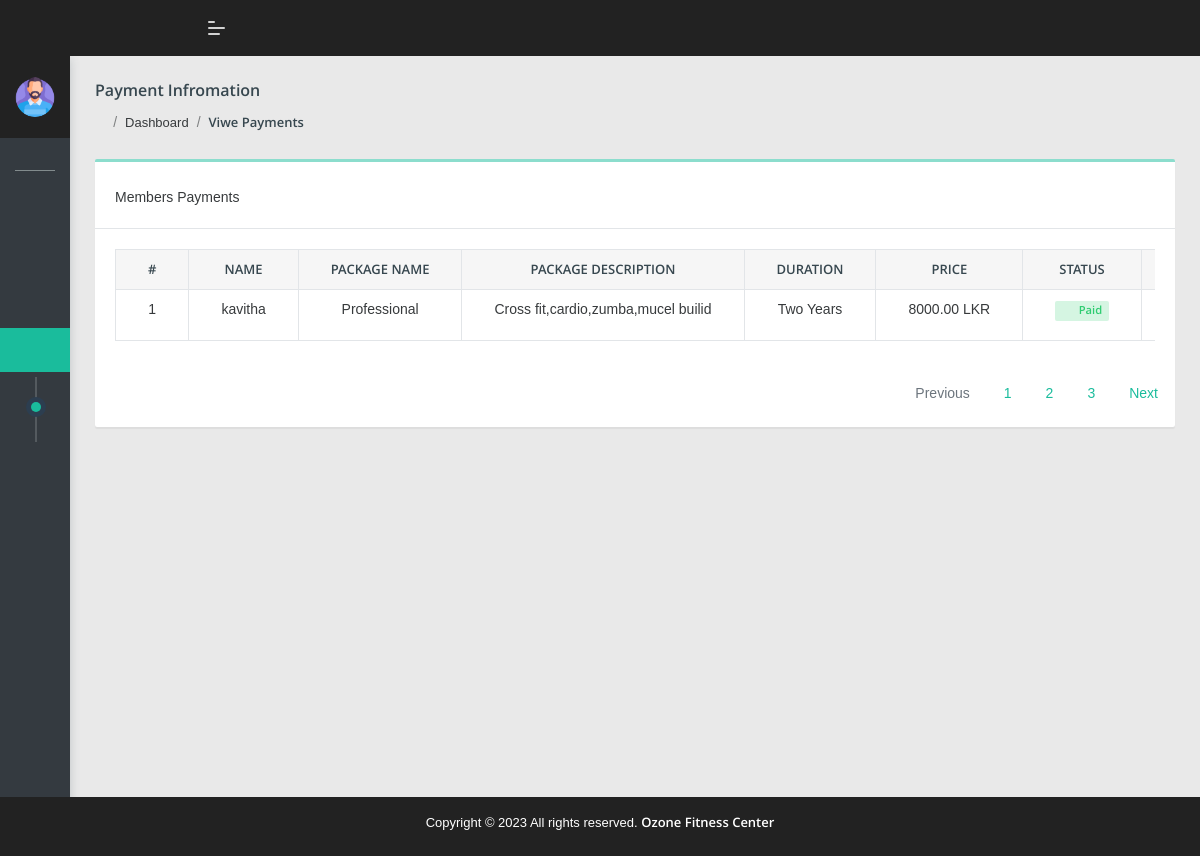
Screenshot of /admin/viwe_payments.php (signed in) with the database file from the repository.
### tables this page shows
CREATE TABLE `payment` (
  `payment_id` int(13) NOT NULL,
  `package_id` int(13) NOT NULL,
  `package_desc` varchar(100) NOT NULL,
  `package_validity` varchar(40) NOT NULL,
  `package_amount` int(10) NOT NULL,
  `card_owner_name` varchar(100) NOT NULL,
  `card_number` varchar(20) NOT NULL,
  `card_expiration` date NOT NULL,
  `card_cvv` int(4) NOT NULL,
  `card_type` varchar(20) NOT NULL,
  `u_id` int(13) NOT NULL,
  `status` varchar(20) NOT NULL,
  `paid_date` date NOT NULL DEFAULT current_timestamp()
);

CREATE TABLE `user` (
  `id` int(13) NOT NULL,
  `first_name` varchar(100) NOT NULL,
  `last_name` varchar(100) NOT NULL,
  `email` varchar(100) NOT NULL,
  `gender` varchar(20) NOT NULL,
  `address` varchar(100) NOT NULL,
  `tpnumber` varchar(20) NOT NULL,
  `body_type` varchar(50) NOT NULL,
  `age` int(11) NOT NULL,
  `height` double NOT NULL,
  `weight` double NOT NULL,
  `password` varchar(40) NOT NULL,
  `last_login` datetime NOT NULL,
  `is_deleted` tinyint(1) NOT NULL
);

CREATE TABLE `package` (
  `p_id` int(13) NOT NULL,
  `package_name` varchar(20) NOT NULL,
  `package_dec` varchar(100) NOT NULL,
  `validity` varchar(20) NOT NULL,
  `amount` int(10) NOT NULL,
  `active` varchar(10) NOT NULL
);

### admin/viwe_payments.php (the view, shortened to what this page needs)
<?php require_once('../inc/connection.php'); ?>
<?php
$sn = 1;
$payment_list = '';
$query = "SELECT p.*,py.*,u.* FROM package p, payment py,user u WHERE p.p_id = py.package_id AND py.u_id = u.id ORDER BY u.id ";
$get_lists = mysqli_query($connection, $query);
while ($get_list = mysqli_fetch_assoc($get_lists)) {
    $payment_list .= "<tr>";
    $payment_list .= "<td>{$sn}</td>";
    $payment_list .= "<td>{$get_list['first_name']}</td>";
    $payment_list .= "<td>{$get_list['package_name']}</td>";
    $payment_list .= "<td>{$get_list['package_dec']}</td>";
    $payment_list .= "<td>{$get_list['validity']}</td>";
    $payment_list .= "<td>{$get_list['amount']}.00&nbsp;LKR</td>";
    $payment_list .= "<td><span class=\"badge badge-light-success\"><i class=\"feather mr-2 icon-check-circle\"></i>{$get_list['status']}</span></td>";
    $payment_list .= "<td><a href=\"modify_payments.php?user_id={$get_list['id']}\"><button class=\"btn btn-success btn-sm\"><i class=\"feather mr-2 icon-edit\"></i>Edit</button></a>&nbsp&nbsp<a href=\"delete_payments.php?user_id={$get_list['id']}\"
        onclick=\"return confirm('Are you sure?');\"><button class=\"btn btn-danger btn-sm\"><i class=\"feather mr-2 icon-trash\"></i>Delete</button></a></td>";
    $payment_list .= "</tr>";
    $sn++;
}
?>
<?php include 'header.php'; ?>
<div class="pcoded-main-container">
    <div class="pcoded-content">
        <div class="page-header">
            <div class="page-block">
                <div class="row align-items-center">
                    <div class="col-md-12">
                        <div class="page-header-title">
                            <h5 class="m-b-10">Payment Infromation</h5>
                        </div>
                        <ul class="breadcrumb">
                            <li class="breadcrumb-item"><a href="index.html"><i class="feather icon-home"></i></a></li>
                            <li class="breadcrumb-item"><a href="#!">Dashboard</a></li>
                            <li class="breadcrumb-item"><a href="#!">Viwe Payments</a></li>
                        </ul>
                    </div>
                </div>
            </div>
        </div>
        <div class="row">
            <div class="col-xl-12">
                <div class="card">
                    <div class="card-header">
                        <span class="d-block m-t-5">Members Payments</span>
                    </div>
                    <div class="card-body table-border-style">
                        <div class="table-responsive">
                            <table class="table table-bordered table-sm text-center">
                                <thead>
                                    <tr>
                                        <th>#</th>
                                        <th>Name</th>
                                        <th>Package Name</th>
                                        <th>Package Description</th>
                                        <th>Duration</th>
                                        <th>Price</th>
                                        <th>Status</th>
                                        <th>Action</th>
                                    </tr>
                                </thead>
                                <?php echo $payment_list; ?>
                            </table>
                        </div>
                    </div>
                    <nav aria-label="Page navigation example">
                        <ul class="pagination justify-content-end">
                            <li class="page-item disabled">
                                <a class="page-link" href="#!" tabindex="-1">Previous</a>
                            </li>
                            <li class="page-item"><a class="page-link" href="#!">1</a></li>
                            <li class="page-item"><a class="page-link" href="#!">2</a></li>
                            <li class="page-item"><a class="page-link" href="#!">3</a></li>
                            <li class="page-item">
                                <a class="page-link" href="#!">Next</a>
                            </li>
                        </ul>
                    </nav>
                </div>
            </div>
        </div>
    </div>
    <?php include 'footer.php'; ?>

### rows the page displays
payment: u.first_name "kavitha", package.package_name "Professional", package.package_dec "Cross fit,cardio,zumba,mucel builid", package.validity "Two Years", package.amount "8000", status "Paid"
